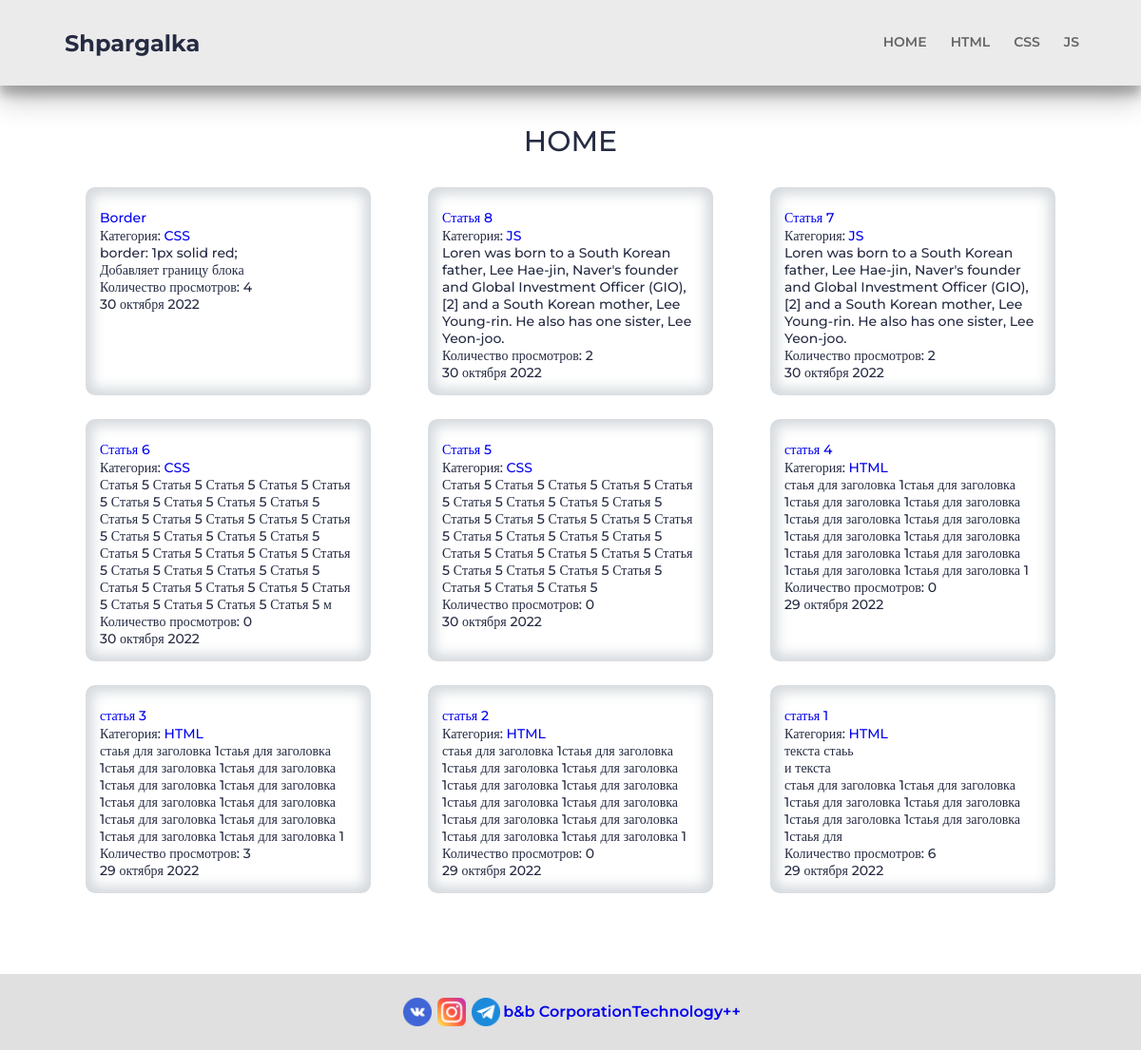
Before: / with the older database file.
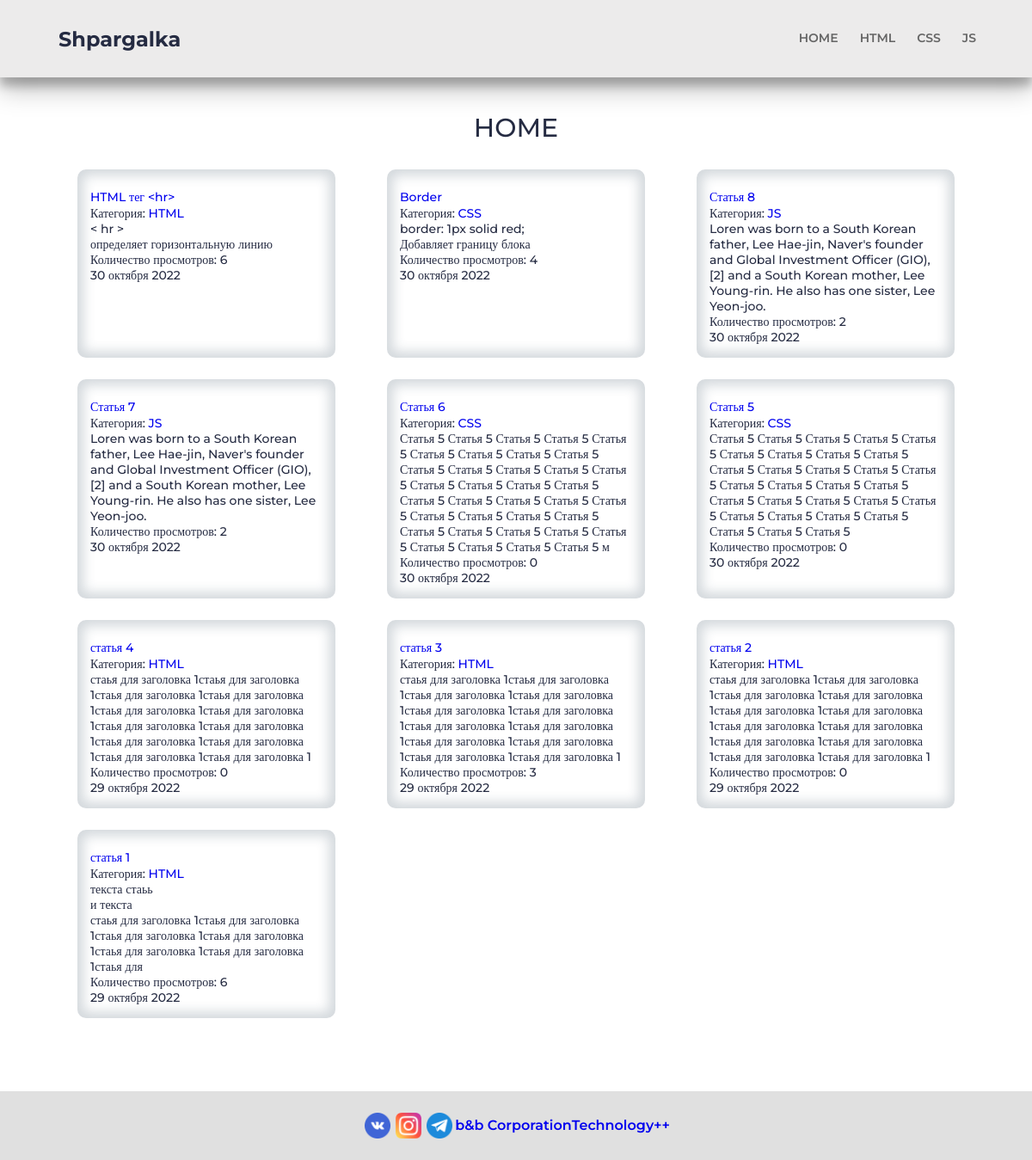
After: the same page with the newer database file.
### blog/models.py (models this page shows, shortened)
class Category(models.Model):
    title = models.CharField(max_length=255, verbose_name='Наименование категории')
    slug = models.SlugField(max_length=255, verbose_name='url категории', unique=True) # для урла. уникален
    def __str__(self):
        return self.title
    def get_absolute_url(self):
        return reverse('category', kwargs={"slug": self.slug}) # для ссылок
    class Meta:
        verbose_name = 'Категория'  # ед число
        verbose_name_plural = 'Категории'  # мн число
        ordering = ['id']  # sort

class Post(models.Model):
    title = models.CharField(max_length=255, verbose_name='Наименование')
    slug = models.SlugField(max_length=255, verbose_name='url', unique=True)  # для урла. уникален
    content = models.TextField(blank=True, verbose_name='Статья')
    mini_content = models.TextField(blank=True, verbose_name='Статья для заголовка')
    created_at = models.DateTimeField(auto_now_add=True, verbose_name='Дата публикации')
    is_published = models.BooleanField(default=True, verbose_name='Опубликовано')
    pfoto = models.ImageField(upload_to='photos/%Y/%m/%d/', blank=True, verbose_name='медиа')
    views = models.IntegerField(default=0, verbose_name='Количестко просмотров')
    category = models.ForeignKey(Category, on_delete=models.PROTECT, related_name='posts')
    tags = models.ManyToManyField(Tag, blank=True,related_name='posts')
    def get_absolute_url(self):
        return reverse('post', kwargs={"slug": self.slug}) # для ссылок
    class Meta:
        verbose_name = 'Статья'  # ед число
        verbose_name_plural = 'Статьи'  # мн число
        ordering = ['-created_at']  # sort

### blog/views.py (the view)
# urls.py: path('', Home.as_view(), name='home'),
class Home(ListView):
    model = Post
    template_name = 'blog/index.html'
    context_object_name = 'posts'
    paginate_by = 20 # пагинация
    def get_context_data(self, *, object_list=None, **kwargs):
        context = super().get_context_data(**kwargs)
        context['title'] = 'HOME'
        return context

### blog/templatetags/menu.py (called while the page is built)
@register.inclusion_tag('blog/menu_tpl.html')
def show_menu(menu_class='menu'):
    categories = Category.objects.all()
    return {"categories": categories, "menu_class": menu_class}

### blog/templates/blog/index.html (shortened to what this page needs)
{% extends 'base.html' %}
{% load static %}
{% block content %}
{% for post in posts %}
<div class="content-block">
    <div class="content-block__src">
        <div class="content-block__image">
        </div>
        <div class="content-block__title">
            <a href="" class="title__link">
                <h3><a href="{{ post.get_absolute_url }}">{{post.title}}</a></h3>
            </a>
        </div>
        <p>Категория: <a href="{{ post.category.get_absolute_url }}">{{ post.category }}</a></p>
        <div class="content-block__text">{{post.mini_content|safe}}</div>
        <h4>Количество просмотров: {{ post.views }}</h4>
        <h4>{{post.created_at|date:"j E Y"}}</h4>
    </div>
</div>
{% endfor %}
{% endblock %}

### blog/templates/blog/menu_tpl.html
<nav class="header__menu _menu {{ menu_class }}">
    <ul class="menu__list">
        <li class="menu__item">
            <a href="{% url 'home' %}" class="menu__link">HOME</a>
        </li>
        {% for item in categories %}
        <li class="menu__item">
            <a href="{{ item.get_absolute_url }}" class="menu__link">{{ item.title }}</a>
        </li>
        {% endfor %}
    </ul>
</nav>

Changed rows visible on the page:
added Post: title "HTML тег <hr>", category "HTML", mini_content "< hr > определяет горизонтальную линию", views "6", created_at "30 октября 2022"
